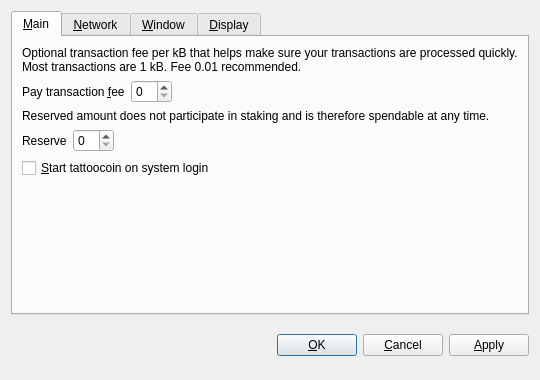
<?xml version="1.0" encoding="UTF-8"?>
<ui version="4.0">
 <class>OptionsDialog</class>
 <widget class="QDialog" name="OptionsDialog">
  <property name="geometry">
   <rect>
    <x>0</x>
    <y>0</y>
    <width>540</width>
    <height>380</height>
   </rect>
  </property>
  <property name="windowTitle">
   <string>Options</string>
  </property>
  <property name="modal">
   <bool>true</bool>
  </property>
  <layout class="QVBoxLayout" name="verticalLayout">
   <item>
    <widget class="QTabWidget" name="tabWidget">
     <property name="tabPosition">
      <enum>QTabWidget::North</enum>
     </property>
     <property name="currentIndex">
      <number>0</number>
     </property>
     <widget class="QWidget" name="tabMain">
      <attribute name="title">
       <string>&amp;Main</string>
      </attribute>
      <layout class="QVBoxLayout" name="verticalLayout_Main">
       <item>
        <widget class="QLabel" name="transactionFeeInfoLabel">
         <property name="text">
          <string>Optional transaction fee per kB that helps make sure your transactions are processed quickly. Most transactions are 1 kB. Fee 0.01 recommended.</string>
         </property>
         <property name="textFormat">
          <enum>Qt::PlainText</enum>
         </property>
         <property name="wordWrap">
          <bool>true</bool>
         </property>
        </widget>
       </item>
       <item>
        <layout class="QHBoxLayout" name="horizontalLayoutFee">
         <item>
          <widget class="QLabel" name="transactionFeeLabel">
           <property name="text">
            <string>Pay transaction &amp;fee</string>
           </property>
           <property name="textFormat">
            <enum>Qt::PlainText</enum>
           </property>
           <property name="buddy">
            <cstring>transactionFee</cstring>
           </property>
          </widget>
         </item>
         <item>
          <widget class="BitcoinAmountField" name="transactionFee"/>
         </item>
         <item>
          <spacer name="horizontalSpacerFee">
           <property name="orientation">
            <enum>Qt::Horizontal</enum>
           </property>
           <property name="sizeHint" stdset="0">
            <size>
             <width>40</width>
             <height>20</height>
            </size>
           </property>
          </spacer>
         </item>
        </layout>
       </item>
       <item>
        <widget class="QLabel" name="reserveBalanceInfoLabel">
         <property name="text">
          <string>Reserved amount does not participate in staking and is therefore spendable at any time.</string>
         </property>
         <property name="textFormat">
          <enum>Qt::PlainText</enum>
         </property>
         <property name="wordWrap">
          <bool>true</bool>
         </property>
        </widget>
       </item>
       <item>
        <layout class="QHBoxLayout" name="horizontalLayoutReserveBalance">
         <item>
          <widget class="QLabel" name="reserveBalanceLabel">
           <property name="text">
            <string>Reserve</string>
           </property>
           <property name="textFormat">
            <enum>Qt::PlainText</enum>
           </property>
           <property name="buddy">
            <cstring>reserveBalance</cstring>
           </property>
          </widget>
         </item>
         <item>
          <widget class="BitcoinAmountField" name="reserveBalance"/>
         </item>
         <item>
          <spacer name="horizontalSpacerReserveBalance">
           <property name="orientation">
            <enum>Qt::Horizontal</enum>
           </property>
           <property name="sizeHint" stdset="0">
            <size>
             <width>40</width>
             <height>20</height>
            </size>
           </property>
          </spacer>
         </item>
        </layout>
       </item>
       <item>
        <widget class="QCheckBox" name="bitcoinAtStartup">
         <property name="toolTip">
          <string>Automatically start tattoocoin after logging in to the system.</string>
         </property>
         <property name="text">
          <string>&amp;Start tattoocoin on system login</string>
         </property>
        </widget>
       </item>
       <item>
        <spacer name="verticalSpacer_Main">
         <property name="orientation">
          <enum>Qt::Vertical</enum>
         </property>
         <property name="sizeHint" stdset="0">
          <size>
           <width>20</width>
           <height>40</height>
          </size>
         </property>
        </spacer>
       </item>
      </layout>
     </widget>
     <widget class="QWidget" name="tabNetwork">
      <attribute name="title">
       <string>&amp;Network</string>
      </attribute>
      <layout class="QVBoxLayout" name="verticalLayout_Network">
       <item>
        <widget class="QCheckBox" name="mapPortUpnp">
         <property name="toolTip">
          <string>Automatically open the tattoocoin client port on the router. This only works when your router supports UPnP and it is enabled.</string>
         </property>
         <property name="text">
          <string>Map port using &amp;UPnP</string>
         </property>
        </widget>
       </item>
       <item>
        <widget class="QCheckBox" name="connectSocks">
         <property name="toolTip">
          <string>Connect to the tattoocoin network through a SOCKS proxy (e.g. when connecting through Tor).</string>
         </property>
         <property name="text">
          <string>&amp;Connect through SOCKS proxy:</string>
         </property>
        </widget>
       </item>
       <item>
        <layout class="QHBoxLayout" name="horizontalLayout_Network">
         <item>
          <widget class="QLabel" name="proxyIpLabel">
           <property name="text">
            <string>Proxy &amp;IP:</string>
           </property>
           <property name="textFormat">
            <enum>Qt::PlainText</enum>
           </property>
           <property name="buddy">
            <cstring>proxyIp</cstring>
           </property>
          </widget>
         </item>
         <item>
          <widget class="QValidatedLineEdit" name="proxyIp">
           <property name="maximumSize">
            <size>
             <width>140</width>
             <height>16777215</height>
            </size>
           </property>
           <property name="toolTip">
            <string>IP address of the proxy (e.g. 127.0.0.1)</string>
           </property>
          </widget>
         </item>
         <item>
          <widget class="QLabel" name="proxyPortLabel">
           <property name="text">
            <string>&amp;Port:</string>
           </property>
           <property name="textFormat">
            <enum>Qt::PlainText</enum>
           </property>
           <property name="buddy">
            <cstring>proxyPort</cstring>
           </property>
          </widget>
         </item>
         <item>
          <widget class="QLineEdit" name="proxyPort">
           <property name="maximumSize">
            <size>
             <width>55</width>
             <height>16777215</height>
            </size>
           </property>
           <property name="toolTip">
            <string>Port of the proxy (e.g. 9050)</string>
           </property>
          </widget>
         </item>
         <item>
          <widget class="QLabel" name="socksVersionLabel">
           <property name="text">
            <string>SOCKS &amp;Version:</string>
           </property>
           <property name="textFormat">
            <enum>Qt::PlainText</enum>
           </property>
           <property name="buddy">
            <cstring>socksVersion</cstring>
           </property>
          </widget>
         </item>
         <item>
          <widget class="QValueComboBox" name="socksVersion">
           <property name="toolTip">
            <string>SOCKS version of the proxy (e.g. 5)</string>
           </property>
          </widget>
         </item>
         <item>
          <spacer name="horizontalSpacer_Network">
           <property name="orientation">
            <enum>Qt::Horizontal</enum>
           </property>
           <property name="sizeHint" stdset="0">
            <size>
             <width>40</width>
             <height>20</height>
            </size>
           </property>
          </spacer>
         </item>
        </layout>
       </item>
       <item>
        <spacer name="verticalSpacer_Network">
         <property name="orientation">
          <enum>Qt::Vertical</enum>
         </property>
         <property name="sizeHint" stdset="0">
          <size>
           <width>20</width>
           <height>40</height>
          </size>
         </property>
        </spacer>
       </item>
      </layout>
     </widget>
     <widget class="QWidget" name="tabWindow">
      <attribute name="title">
       <string>&amp;Window</string>
      </attribute>
      <layout class="QVBoxLayout" name="verticalLayout_Window">
       <item>
        <widget class="QCheckBox" name="minimizeToTray">
         <property name="toolTip">
          <string>Show only a tray icon after minimizing the window.</string>
         </property>
         <property name="text">
          <string>&amp;Minimize to the tray instead of the taskbar</string>
         </property>
        </widget>
       </item>
       <item>
        <widget class="QCheckBox" name="minimizeOnClose">
         <property name="toolTip">
          <string>Minimize instead of exit the application when the window is closed. When this option is enabled, the application will be closed only after selecting Quit in the menu.</string>
         </property>
         <property name="text">
          <string>M&amp;inimize on close</string>
         </property>
        </widget>
       </item>
       <item>
        <spacer name="verticalSpacer_Window">
         <property name="orientation">
          <enum>Qt::Vertical</enum>
         </property>
         <property name="sizeHint" stdset="0">
          <size>
           <width>20</width>
           <height>40</height>
          </size>
         </property>
        </spacer>
       </item>
      </layout>
     </widget>
     <widget class="QWidget" name="tabDisplay">
      <attribute name="title">
       <string>&amp;Display</string>
      </attribute>
      <layout class="QVBoxLayout" name="verticalLayout_Display">
       <item>
        <layout class="QHBoxLayout" name="horizontalLayout_1_Display">
         <item>
          <widget class="QLabel" name="langLabel">
           <property name="text">
            <string>User Interface &amp;language:</string>
           </property>
           <property name="textFormat">
            <enum>Qt::PlainText</enum>
           </property>
           <property name="buddy">
            <cstring>lang</cstring>
           </property>
          </widget>
         </item>
         <item>
          <widget class="QValueComboBox" name="lang">
           <property name="toolTip">
            <string>The user interface language can be set here. This setting will take effect after restarting tattoocoin.</string>
           </property>
          </widget>
         </item>
        </layout>
       </item>
       <item>
        <layout class="QHBoxLayout" name="horizontalLayout_2_Display">
         <item>
          <widget class="QLabel" name="unitLabel">
           <property name="text">
            <string>&amp;Unit to show amounts in:</string>
           </property>
           <property name="textFormat">
            <enum>Qt::PlainText</enum>
           </property>
           <property name="buddy">
            <cstring>unit</cstring>
           </property>
          </widget>
         </item>
         <item>
          <widget class="QValueComboBox" name="unit">
           <property name="toolTip">
            <string>Choose the default subdivision unit to show in the interface and when sending coins.</string>
           </property>
          </widget>
         </item>
        </layout>
       </item>
       <item>
        <widget class="QCheckBox" name="displayAddresses">
         <property name="toolTip">
          <string>Whether to show tattoocoin addresses in the transaction list or not.</string>
         </property>
         <property name="text">
          <string>&amp;Display addresses in transaction list</string>
         </property>
        </widget>
       </item>
       <item>
        <widget class="QCheckBox" name="coinControlFeatures">
         <property name="toolTip">
          <string>Whether to show coin control features or not.</string>
         </property>
         <property name="text">
          <string>Display coin &amp;control features (experts only!)</string>
         </property>
        </widget>
       </item>
       <item>
        <spacer name="verticalSpacer_Display">
         <property name="orientation">
          <enum>Qt::Vertical</enum>
         </property>
         <property name="sizeHint" stdset="0">
          <size>
           <width>20</width>
           <height>40</height>
          </size>
         </property>
        </spacer>
       </item>
      </layout>
     </widget>
    </widget>
   </item>
   <item>
    <layout class="QHBoxLayout" name="horizontalLayout_Buttons">
     <item>
      <spacer name="horizontalSpacer_1">
       <property name="orientation">
        <enum>Qt::Horizontal</enum>
       </property>
       <property name="sizeHint" stdset="0">
        <size>
         <width>40</width>
         <height>48</height>
        </size>
       </property>
      </spacer>
     </item>
     <item>
      <widget class="QLabel" name="statusLabel">
       <property name="font">
        <font>
         <weight>75</weight>
         <bold>true</bold>
        </font>
       </property>
       <property name="text">
        <string/>
       </property>
       <property name="textFormat">
        <enum>Qt::PlainText</enum>
       </property>
       <property name="wordWrap">
        <bool>true</bool>
       </property>
      </widget>
     </item>
     <item>
      <spacer name="horizontalSpacer_2">
       <property name="orientation">
        <enum>Qt::Horizontal</enum>
       </property>
       <property name="sizeHint" stdset="0">
        <size>
         <width>40</width>
         <height>48</height>
        </size>
       </property>
      </spacer>
     </item>
     <item>
      <widget class="QPushButton" name="okButton">
       <property name="text">
        <string>&amp;OK</string>
       </property>
      </widget>
     </item>
     <item>
      <widget class="QPushButton" name="cancelButton">
       <property name="text">
        <string>&amp;Cancel</string>
       </property>
       <property name="autoDefault">
        <bool>false</bool>
       </property>
      </widget>
     </item>
     <item>
      <widget class="QPushButton" name="applyButton">
       <property name="text">
        <string>&amp;Apply</string>
       </property>
       <property name="autoDefault">
        <bool>false</bool>
       </property>
      </widget>
     </item>
    </layout>
   </item>
  </layout>
 </widget>
 <customwidgets>
  <customwidget>
   <class>BitcoinAmountField</class>
   <extends>QSpinBox</extends>
   <header>bitcoinamountfield.h</header>
  </customwidget>
  <customwidget>
   <class>QValueComboBox</class>
   <extends>QComboBox</extends>
   <header>qvaluecombobox.h</header>
  </customwidget>
  <customwidget>
   <class>QValidatedLineEdit</class>
   <extends>QLineEdit</extends>
   <header>qvalidatedlineedit.h</header>
  </customwidget>
 </customwidgets>
 <resources/>
 <connections/>
</ui>
